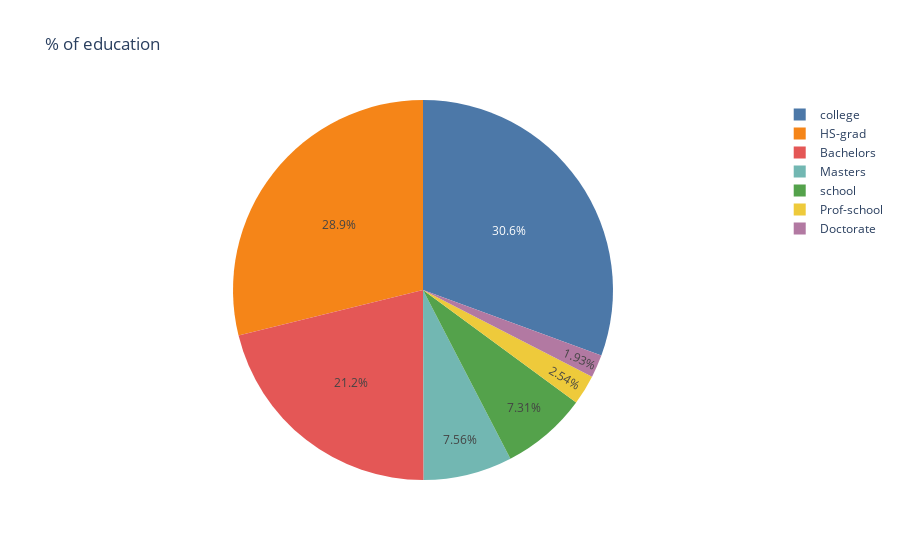

Write notebook code for a chart like this one.
### Markdown cell above
## Plotly

### Code cell
px.pie(df, values='educational-num', names='education',\
   title='% of education', color_discrete_sequence=px.colors.qualitative.T10)

### Figure 1 — Plotly figure (JSON) as saved in the notebook; plotly's stock layout.template omitted (floating-point values rounded to 4 significant figures; data arrays with more than 128 entries replaced by an {"elided": "..."} marker saying what was removed)
{"data": [{"domain": {"x": [0, 1], "y": [0, 1]}, "hovertemplate": "education=%{label}<br>educational-num=%{value}<extra></extra>", "labels": {"elided": "48842 str values"}, "legendgroup": "", "name": "", "showlegend": true, "type": "pie", "values": {"elided": "48842 int values"}}], "layout": {"legend": {"tracegroupgap": 0}, "piecolorway": ["#4C78A8", "#F58518", "#E45756", "#72B7B2", "#54A24B", "#EECA3B", "#B279A2", "#FF9DA6", "#9D755D", "#BAB0AC"], "title": {"text": "% of education"}}}
